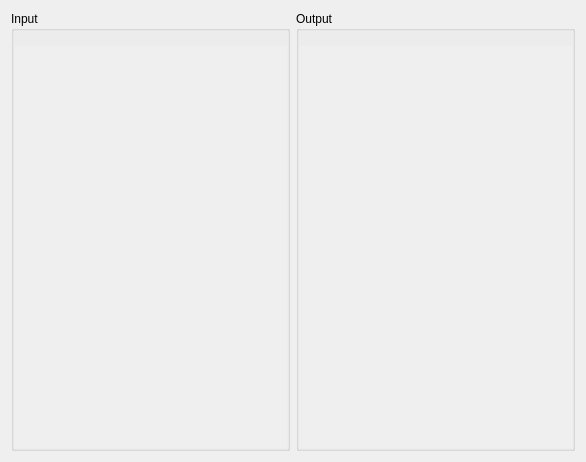
<?xml version="1.0" encoding="UTF-8"?>
<ui version="4.0">
 <class>IoDebugForm</class>
 <widget class="QWidget" name="IoDebugForm">
  <property name="geometry">
   <rect>
    <x>0</x>
    <y>0</y>
    <width>586</width>
    <height>462</height>
   </rect>
  </property>
  <property name="windowTitle">
   <string>Form</string>
  </property>
  <layout class="QHBoxLayout" name="horizontalLayout">
   <item>
    <widget class="QGroupBox" name="groupBox">
     <property name="title">
      <string>Input </string>
     </property>
     <layout class="QVBoxLayout" name="verticalLayout">
      <property name="spacing">
       <number>0</number>
      </property>
      <property name="leftMargin">
       <number>0</number>
      </property>
      <property name="topMargin">
       <number>15</number>
      </property>
      <property name="rightMargin">
       <number>0</number>
      </property>
      <property name="bottomMargin">
       <number>0</number>
      </property>
      <item>
       <widget class="QScrollArea" name="scrollArea">
        <property name="frameShape">
         <enum>QFrame::NoFrame</enum>
        </property>
        <property name="widgetResizable">
         <bool>true</bool>
        </property>
        <widget class="QWidget" name="inputScrollAreaWidgetContents">
         <property name="geometry">
          <rect>
           <x>0</x>
           <y>0</y>
           <width>275</width>
           <height>405</height>
          </rect>
         </property>
        </widget>
       </widget>
      </item>
     </layout>
    </widget>
   </item>
   <item>
    <widget class="QGroupBox" name="groupBox_2">
     <property name="title">
      <string>Output</string>
     </property>
     <layout class="QVBoxLayout" name="verticalLayout_2">
      <property name="spacing">
       <number>0</number>
      </property>
      <property name="leftMargin">
       <number>0</number>
      </property>
      <property name="topMargin">
       <number>15</number>
      </property>
      <property name="rightMargin">
       <number>0</number>
      </property>
      <property name="bottomMargin">
       <number>0</number>
      </property>
      <item>
       <widget class="QScrollArea" name="scrollArea_2">
        <property name="frameShape">
         <enum>QFrame::NoFrame</enum>
        </property>
        <property name="widgetResizable">
         <bool>true</bool>
        </property>
        <widget class="QWidget" name="outputScrollAreaWidgetContents">
         <property name="geometry">
          <rect>
           <x>0</x>
           <y>0</y>
           <width>275</width>
           <height>405</height>
          </rect>
         </property>
        </widget>
       </widget>
      </item>
     </layout>
    </widget>
   </item>
  </layout>
 </widget>
 <resources/>
 <connections/>
</ui>
